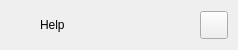
           <widget class="QFrame" name="extraTopBg">
            <property name="minimumSize">
             <size>
              <width>0</width>
              <height>50</height>
             </size>
            </property>
            <property name="maximumSize">
             <size>
              <width>16777215</width>
              <height>50</height>
             </size>
            </property>
            <property name="frameShape">
             <enum>QFrame::NoFrame</enum>
            </property>
            <property name="frameShadow">
             <enum>QFrame::Raised</enum>
            </property>
            <layout class="QVBoxLayout" name="verticalLayout_5">
             <property name="spacing">
              <number>0</number>
             </property>
             <property name="leftMargin">
              <number>0</number>
             </property>
             <property name="topMargin">
              <number>0</number>
             </property>
             <property name="rightMargin">
              <number>0</number>
             </property>
             <property name="bottomMargin">
              <number>0</number>
             </property>
             <item>
              <layout class="QGridLayout" name="extraTopLayout">
               <property name="leftMargin">
                <number>10</number>
               </property>
               <property name="rightMargin">
                <number>10</number>
               </property>
               <property name="horizontalSpacing">
                <number>10</number>
               </property>
               <property name="verticalSpacing">
                <number>0</number>
               </property>
               <item row="0" column="0">
                <widget class="QFrame" name="extraIcon">
                 <property name="minimumSize">
                  <size>
                   <width>20</width>
                   <height>0</height>
                  </size>
                 </property>
                 <property name="maximumSize">
                  <size>
                   <width>20</width>
                   <height>20</height>
                  </size>
                 </property>
                 <property name="frameShape">
                  <enum>QFrame::NoFrame</enum>
                 </property>
                 <property name="frameShadow">
                  <enum>QFrame::Raised</enum>
                 </property>
                </widget>
               </item>
               <item row="0" column="1">
                <widget class="QLabel" name="extraLabel">
                 <property name="minimumSize">
                  <size>
                   <width>150</width>
                   <height>0</height>
                  </size>
                 </property>
                 <property name="text">
                  <string>Help</string>
                 </property>
                </widget>
               </item>
               <item row="0" column="2">
                <widget class="QPushButton" name="extraCloseColumnBtn">
                 <property name="minimumSize">
                  <size>
                   <width>28</width>
                   <height>28</height>
                  </size>
                 </property>
                 <property name="maximumSize">
                  <size>
                   <width>28</width>
                   <height>28</height>
                  </size>
                 </property>
                 <property name="cursor">
                  <cursorShape>PointingHandCursor</cursorShape>
                 </property>
                 <property name="toolTip">
                  <string>Close left box</string>
                 </property>
                 <property name="text">
                  <string/>
                 </property>
                 <property name="icon">
                  <iconset resource="resources.qrc">
                   <normaloff>:/icons/images/icons/icon_close.png</normaloff>:/icons/images/icons/icon_close.png</iconset>
                 </property>
                 <property name="iconSize">
                  <size>
                   <width>20</width>
                   <height>20</height>
                  </size>
                 </property>
                </widget>
               </item>
              </layout>
             </item>
            </layout>
           </widget>
